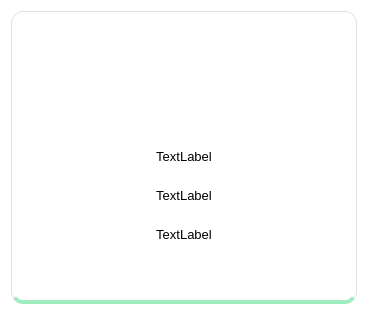
<?xml version="1.0" encoding="UTF-8"?>
<ui version="4.0">
 <class>upcomingclasss_student</class>
 <widget class="QWidget" name="upcomingclasss_student">
  <property name="geometry">
   <rect>
    <x>0</x>
    <y>0</y>
    <width>368</width>
    <height>315</height>
   </rect>
  </property>
  <property name="windowTitle">
   <string>Form</string>
  </property>
  <property name="styleSheet">
   <string notr="true">background-color: rgb(255, 255, 255);</string>
  </property>
  <layout class="QVBoxLayout" name="verticalLayout_2">
   <item>
    <widget class="QFrame" name="frame">
     <property name="styleSheet">
      <string notr="true">.QFrame {
    background-color: #ffffff;
    border: 1px solid #e0e0e0;
    border-bottom: 4px solid #a0eec0; /* The &quot;3D&quot; depth effect */
    border-radius: 12px;
}

.QFrame:hover {
    background-color: #f9fffb;
    border-color: #a0eec0;
}</string>
     </property>
     <property name="frameShape">
      <enum>QFrame::Shape::StyledPanel</enum>
     </property>
     <property name="frameShadow">
      <enum>QFrame::Shadow::Raised</enum>
     </property>
     <layout class="QVBoxLayout" name="verticalLayout_3">
      <item>
       <layout class="QVBoxLayout" name="verticalLayout">
        <item>
         <widget class="QLabel" name="tuitionName">
          <property name="styleSheet">
           <string notr="true">font-size: 16px;
    font-weight: bold;
    color: #2c3e50;
    background: transparent;</string>
          </property>
          <property name="text">
           <string/>
          </property>
          <property name="alignment">
           <set>Qt::AlignmentFlag::AlignCenter</set>
          </property>
         </widget>
        </item>
        <item>
         <widget class="QLabel" name="tuitionid">
          <property name="styleSheet">
           <string notr="true">font-size: 13px;
color: rgb(0, 0, 0);
    background: transparent;
font: 11pt &quot;Segoe UI&quot;;</string>
          </property>
          <property name="text">
           <string/>
          </property>
          <property name="alignment">
           <set>Qt::AlignmentFlag::AlignCenter</set>
          </property>
         </widget>
        </item>
        <item>
         <spacer name="verticalSpacer">
          <property name="orientation">
           <enum>Qt::Orientation::Vertical</enum>
          </property>
          <property name="sizeType">
           <enum>QSizePolicy::Policy::Preferred</enum>
          </property>
          <property name="sizeHint" stdset="0">
           <size>
            <width>20</width>
            <height>40</height>
           </size>
          </property>
         </spacer>
        </item>
        <item>
         <widget class="QLabel" name="teachername">
          <property name="styleSheet">
           <string notr="true">font-size: 13px;
color: rgb(0, 0, 0);
    background: transparent;
font: 11pt &quot;Segoe UI&quot;;</string>
          </property>
          <property name="text">
           <string>TextLabel</string>
          </property>
          <property name="alignment">
           <set>Qt::AlignmentFlag::AlignCenter</set>
          </property>
         </widget>
        </item>
        <item>
         <widget class="QLabel" name="Schedule">
          <property name="styleSheet">
           <string notr="true">font-size: 13px;
color: rgb(0, 0, 0);
    background: transparent;
font: 11pt &quot;Segoe UI&quot;;</string>
          </property>
          <property name="text">
           <string>TextLabel</string>
          </property>
          <property name="alignment">
           <set>Qt::AlignmentFlag::AlignCenter</set>
          </property>
         </widget>
        </item>
        <item>
         <widget class="QLabel" name="Description">
          <property name="font">
           <font>
            <family>Segoe UI</family>
            <pointsize>11</pointsize>
            <italic>false</italic>
            <bold>false</bold>
           </font>
          </property>
          <property name="styleSheet">
           <string notr="true">font-size: 13px;
color: rgb(0, 0, 0);
    background: transparent;
font: 11pt &quot;Segoe UI&quot;;</string>
          </property>
          <property name="text">
           <string>TextLabel</string>
          </property>
          <property name="alignment">
           <set>Qt::AlignmentFlag::AlignCenter</set>
          </property>
         </widget>
        </item>
        <item>
         <spacer name="verticalSpacer_2">
          <property name="orientation">
           <enum>Qt::Orientation::Vertical</enum>
          </property>
          <property name="sizeType">
           <enum>QSizePolicy::Policy::Fixed</enum>
          </property>
          <property name="sizeHint" stdset="0">
           <size>
            <width>20</width>
            <height>40</height>
           </size>
          </property>
         </spacer>
        </item>
       </layout>
      </item>
     </layout>
    </widget>
   </item>
  </layout>
 </widget>
 <resources/>
 <connections/>
</ui>
